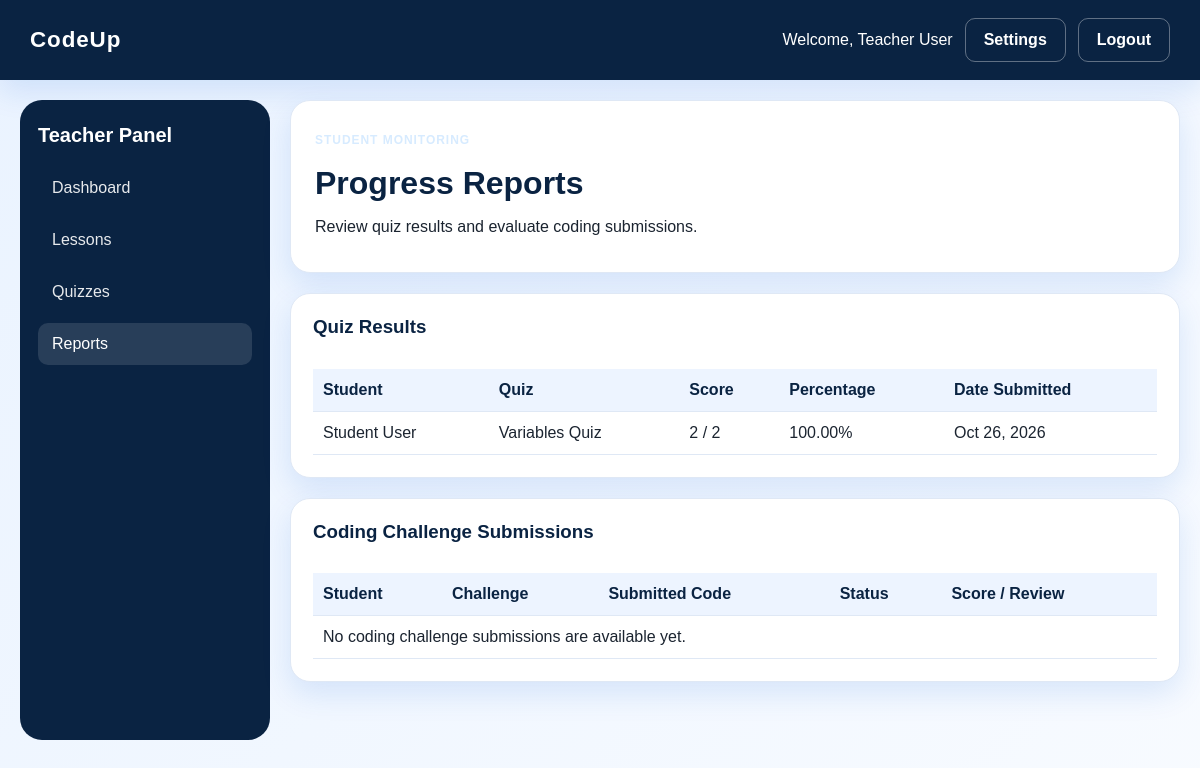
/teacher/reports.php (signed in), run on the app's committed database.
### tables this page shows
CREATE TABLE users (
  id INT AUTO_INCREMENT PRIMARY KEY,
  name VARCHAR(150) NOT NULL,
  email VARCHAR(150) NOT NULL UNIQUE,
  password VARCHAR(255) NOT NULL,
  role ENUM('admin','teacher','student') NOT NULL,
  status ENUM('active','inactive') DEFAULT 'active',
  created_at TIMESTAMP DEFAULT CURRENT_TIMESTAMP
);

CREATE TABLE scores (
  id INT AUTO_INCREMENT PRIMARY KEY,
  student_id INT NOT NULL,
  quiz_id INT NOT NULL,
  score INT NOT NULL,
  total_questions INT NOT NULL,
  percentage DECIMAL(5,2) NOT NULL,
  submitted_at TIMESTAMP DEFAULT CURRENT_TIMESTAMP,
  FOREIGN KEY (student_id) REFERENCES students(id) ON DELETE CASCADE,
  FOREIGN KEY (quiz_id) REFERENCES quizzes(id) ON DELETE CASCADE
);

CREATE TABLE quizzes (
  id INT AUTO_INCREMENT PRIMARY KEY,
  title VARCHAR(150) NOT NULL,
  lesson_id INT DEFAULT NULL,
  teacher_id INT DEFAULT NULL,
  created_at TIMESTAMP DEFAULT CURRENT_TIMESTAMP,
  FOREIGN KEY (lesson_id) REFERENCES lessons(id) ON DELETE SET NULL,
  FOREIGN KEY (teacher_id) REFERENCES teachers(id) ON DELETE SET NULL
);

### includes/config.php (called while the page is built, shortened)
<?php
$host = 'localhost';
$user = 'root';
$pass = '';
$dbname = 'codeup';
try {
    $conn = new mysqli($host, $user, $pass, $dbname);
    $conn->set_charset('utf8mb4');
} catch (mysqli_sql_exception $exception) {
    error_log('Database connection failed: ' . $exception->getMessage());
    http_response_code(500);
    exit('Database connection failed. Check that MySQL is running, the credentials are correct, and the codeup database has been imported.');
}
function db()
{
    global $conn;
    return $conn;
}
function isLoggedIn()
{
    return isset($_SESSION['user_id']);
}
function currentUser()
{
    $stmt = db()->prepare('SELECT * FROM users WHERE id = ? LIMIT 1');
    $stmt->bind_param('i', $_SESSION['user_id']);
    $stmt->execute();
    $result = $stmt->get_result();
    return $result->fetch_assoc();
}
function getTeacherData($userId)
{
    $stmt = db()->prepare('SELECT * FROM teachers WHERE user_id = ? LIMIT 1');
    $stmt->bind_param('i', $userId);
    $stmt->execute();
    $result = $stmt->get_result();
    return $result->fetch_assoc();
}
function formatDate($date)
{
    return date('M d, Y', strtotime($date));
}

### teacher/reports.php (the view, shortened to what this page needs)
<?php
require __DIR__ . '/../includes/config.php';
$conn = db();
$userId = (int)($_SESSION['user_id'] ?? 0);
$teacher = getTeacherData($userId);
function reportEscape($value): string
{
    return htmlspecialchars((string)($value ?? ''), ENT_QUOTES, 'UTF-8');
}
$teacherId = (int)$teacher['id'];
$quizReports = null;
try {
    $quizReportStmt = $conn->prepare(
        'SELECT
            u.name AS student_name,
            q.title AS quiz_title,
            s.percentage,
            s.score,
            s.total_questions,
            s.submitted_at
         FROM scores s
         INNER JOIN quizzes q
            ON q.id = s.quiz_id
         INNER JOIN students st
            ON st.id = s.student_id
         INNER JOIN users u
            ON u.id = st.user_id
         WHERE q.teacher_id = ?
            OR q.teacher_id IS NULL
         ORDER BY s.submitted_at DESC'
    );
    $quizReportStmt->bind_param('i', $teacherId);
    $quizReportStmt->execute();
    $quizReports = $quizReportStmt->get_result();
} catch (Throwable $exception) {
    error_log(
        'CodeUp quiz reports error: ' . $exception->getMessage()
    );
    $_SESSION['error_message'] =
        'Quiz reports could not be loaded. Please check your database tables and columns.';
}
$challengeReports = null;
try {
    $challengeReportStmt = $conn->prepare(
        'SELECT
            s.id,
            s.code,
            s.status,
            s.score,
            s.submitted_at,
            c.title AS challenge_title,
            u.name AS student_name
         FROM submissions s
         INNER JOIN coding_challenges c
            ON c.id = s.challenge_id
         INNER JOIN students st
            ON st.id = s.student_id
         INNER JOIN users u
            ON u.id = st.user_id
         WHERE c.teacher_id = ?
         ORDER BY s.submitted_at DESC'
    );
    $challengeReportStmt->bind_param('i', $teacherId);
    $challengeReportStmt->execute();
    $challengeReports = $challengeReportStmt->get_result();
} catch (Throwable $exception) {
    error_log(
        'CodeUp challenge reports error: ' . $exception->getMessage()
    );
    $_SESSION['error_message'] =
        'Coding challenge reports could not be loaded. Please check your database tables and columns.';
}
include __DIR__ . '/../includes/header.php';
?>
<div class="dashboard-page">
    <aside class="sidebar">
        <h3>Teacher Panel</h3>
        <nav>
            <a href="dashboard.php">Dashboard</a>
            <a href="lessons.php">Lessons</a>
            <a href="quizzes.php">Quizzes</a>
            <a class="active" href="reports.php">Reports</a>
        </nav>
    </aside>
    <main class="main-panel">
        <div class="page-header">
            <div>
                <p class="eyebrow">Student Monitoring</p>
                <h1>Progress Reports</h1>
                <p>Review quiz results and evaluate coding submissions.</p>
            </div>
        </div>
        <section class="card">
            <h3>Quiz Results</h3>
            <div style="overflow-x:auto;">
                <table class="data-table">
                    <thead>
                        <tr>
                            <th>Student</th>
                            <th>Quiz</th>
                            <th>Score</th>
                            <th>Percentage</th>
                            <th>Date Submitted</th>
                        </tr>
                    </thead>
                    <tbody>
                        <?php if ($quizReports && $quizReports->num_rows > 0): ?>
                            <?php while ($row = $quizReports->fetch_assoc()): ?>
                                <tr>
                                    <td>
                                        <?= reportEscape($row['student_name']); ?>
                                    </td>
                                    <td>
                                        <?= reportEscape($row['quiz_title']); ?>
                                    </td>
                                    <td>
                                        <?= (int)$row['score']; ?>
                                        /
                                        <?= (int)$row['total_questions']; ?>
                                    </td>
                                    <td>
                                        <?= number_format(
                                            (float)$row['percentage'],
                                            2
                                        ); ?>%
                                    </td>
                                    <td>
                                        <?= reportEscape(
                                            formatDate($row['submitted_at'])
                                        ); ?>
                                    </td>
                                </tr>
                            <?php endwhile; ?>
                        <?php endif; ?>
                    </tbody>
                </table>
            </div>
        </section>
        <section class="card">
            <h3>Coding Challenge Submissions</h3>
            <div style="overflow-x:auto;">
                <table class="data-table">
                    <thead>
                        <tr>
                            <th>Student</th>
                            <th>Challenge</th>
                            <th>Submitted Code</th>
                            <th>Status</th>
                            <th>Score / Review</th>
                        </tr>
                    </thead>
                    <tbody>
                        <?php if (
                            $challengeReports &&
                            $challengeReports->num_rows > 0
                        ): ?>
                            <?php while (
                                $submission = $challengeReports->fetch_assoc()
                            ): ?>
                                <tr>
                                    <td>
                                        <?= reportEscape(
                                            $submission['student_name']
                                        ); ?>
                                    </td>
                                    <td>
                                        <?= reportEscape(
                                            $submission['challenge_title']
                                        ); ?>
                                    </td>
                                    <td>
                                        <pre class="code-block" style="max-width:350px; max-height:250px; overflow:auto; white-space:pre-wrap; overflow-wrap:anywhere;"><?= reportEscape(
                                            $submission['code']
                                        ); ?></pre>
                                    </td>
                                    <td>
                                        <?= reportEscape(
                                            $submission['status']
                                        ); ?>
                                    </td>
                                    <td>
                                        <?php if (
                                            $submission['status'] === 'Pending Review'
                                        ): ?>
                                            <form
                                                method="POST"
                                                class="stack-form"
                                            >
                                                <input
                                                    type="hidden"
                                                    name="csrf_token"
                                                    value="<?= reportEscape(
                                                        csrfToken()
                                                    ); ?>"
                                                >
                                                <input
                                                    type="hidden"
                                                    name="submission_id"
                                                    value="<?= (int)$submission['id']; ?>"
                                                >
                                                <label for="score-<?= (int)$submission['id']; ?>">
                                                    Score (0–100)
                                                </label>
                                                <input
                                                    id="score-<?= (int)$submission['id']; ?>"
                                                    type="number"
                                                    name="score"
                                                    min="0"
                                                    max="100"
                                                    step="1"
                                                    value="0"
                                                    required
                                                >
                                                <button
                                                    type="submit"
                                                    name="grade_submission"
                                                    value="1"
                                                    class="btn btn-primary"
                                                >
                                                    Save Score
                                                </button>
                                            </form>
                                        <?php else: ?>
                                            <?= (int)$submission['score']; ?>%
                                        <?php endif; ?>
                                    </td>
                                </tr>
                            <?php endwhile; ?>
                        <?php else: ?>
                            <tr>
                                <td colspan="5">
                                    No coding challenge submissions are available yet.
                                </td>
                            </tr>
                        <?php endif; ?>
                    </tbody>
                </table>
            </div>
        </section>
    </main>
</div>
<?php include __DIR__ . '/../includes/footer.php'; ?>

### includes/header.php (shortened to what this page needs)
<?php
require_once __DIR__ . '/config.php';
?>
<!DOCTYPE html>
<html lang="en">
<head>
    <link rel="stylesheet" href="<?= BASE_URL; ?>/assets/css/style.css">
</head>
<body>
    <?php if (isLoggedIn()): ?>
    <div class="topbar">
        <div class="brand-box">
            <strong>CodeUp</strong>
        </div>
        <div class="topbar-actions">
            <span>Welcome, <?= htmlspecialchars(currentUser()['name'] ?? 'User'); ?></span>
            <a href="<?= BASE_URL; ?>/settings.php" class="btn btn-outline">Settings</a>
            <a href="<?= BASE_URL; ?>/logout.php" class="btn btn-outline" data-logout-trigger>Logout</a>
        </div>
    </div>
    <?php endif; ?>
    <div class="page-shell">

### assets/css/style.css (style rules this page uses)
:root { --primary-blue: #0b5ed7; --primary-dark: #0a2342; --primary-soft: #edf4ff; --accent: #1d9bf0; --white: #ffffff; --text: #1b2430; --muted: #6b7280; --border: #dfe8f5; --success: #198754; --danger: #dc3545; --shadow: 0 12px 30px rgba(11, 94, 215, 0.12); }
* { box-sizing: border-box; }
body { margin: 0; font-family: Arial, sans-serif; background: linear-gradient(135deg, #eaf3ff 0%, #f8fbff 100%); color: var(--text); }
a { text-decoration: none; color: inherit; }
.page-shell { min-height: 100vh; padding: 20px; }
.topbar { display: flex; align-items: center; justify-content: space-between; background: var(--primary-dark); color: var(--white); padding: 18px 30px; box-shadow: var(--shadow); }
.brand-box { font-size: 1.4rem; letter-spacing: 0.04em; }
.topbar-actions { display: flex; align-items: center; gap: 12px; }
.btn { display: inline-flex; align-items: center; justify-content: center; border: none; border-radius: 10px; padding: 12px 18px; font-weight: 600; cursor: pointer; transition: 0.2s ease; }
.btn-outline { background: transparent; border: 1px solid rgba(255,255,255,0.35); color: var(--white); }
.eyebrow { display: inline-block; letter-spacing: 0.08em; text-transform: uppercase; color: #d7ebff; font-size: 0.75rem; font-weight: bold; }
.feature-card, .card, .metric-card { background: var(--white); border: 1px solid var(--border); border-radius: 20px; box-shadow: var(--shadow); }
.dashboard-page { display: grid; grid-template-columns: 250px 1fr; gap: 20px; min-height: 80vh; }
.sidebar { background: var(--primary-dark); color: var(--white); padding: 24px 18px; border-radius: 22px; }
.sidebar h3 { margin-top: 0; margin-bottom: 20px; font-size: 1.25rem; }
.sidebar nav { display: flex; flex-direction: column; gap: 10px; }
.sidebar nav a { display: block; padding: 12px 14px; border-radius: 10px; color: var(--white); opacity: 0.9; }
.sidebar nav a.active, .sidebar nav a:hover { background: rgba(255,255,255,0.12); opacity: 1; }
.main-panel { display: flex; flex-direction: column; gap: 20px; }
.page-header { display: flex; justify-content: space-between; align-items: center; background: var(--white); border: 1px solid var(--border); border-radius: 20px; padding: 20px 24px; box-shadow: var(--shadow); }
.page-header h1 { margin: 6px 0 0; color: var(--primary-dark); }
.card { padding: 22px; }
.card h3 { margin-top: 0; color: var(--primary-dark); }
.data-table { width: 100%; border-collapse: collapse; margin-top: 12px; }
.data-table th, .data-table td { border-bottom: 1px solid var(--border); text-align: left; padding: 12px 10px; }
.data-table th { background: var(--primary-soft); color: var(--primary-dark); }

### data on the page
users: name "Teacher User"
scores: users.name "Student User", quiz.title "Variables Quiz", score "2", total_questions "2", percentage "100.00", submitted_at "Oct 26, 2026"
